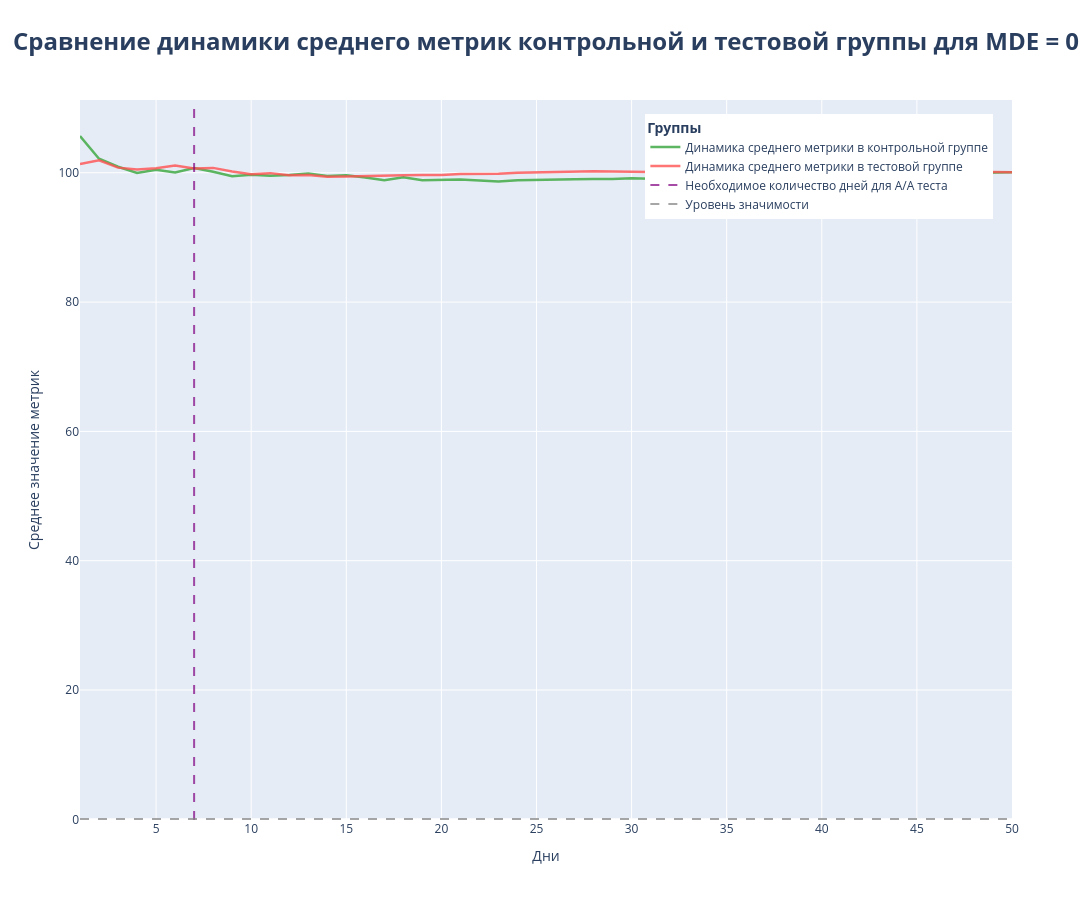

The code cell stored with this chart in its notebook:
### Code cell
fig = go.Figure()
fig.add_trace(go.Scatter(
    x=df_aa['День'], 
    y=df_aa['Среднее в группе А'],
    name='Динамика среднего метрики в контрольной группе',
    line=dict(color='#4CAF50', width=2.5),
    opacity=0.9
))

fig.add_trace(go.Scatter(
    x=df_aa['День'], 
    y=df_aa['Среднее в группе Б'],
    name='Динамика среднего метрики в тестовой группе',
    line=dict(color='#FF5252', width=2.5),
    opacity=0.8
))

fig.add_vline(
    x=7,
    line=dict(
        color='purple',
        width=2,
        dash='dash'  
    ),
    opacity=0.7,
    name='Необходимое количество дней для A/A теста',
    showlegend=True
)

fig.add_hline(
    y=0.05,
    line=dict(
        color='grey',
        width=2,
        dash='dash'  
    ),
    opacity=0.7,
    name='Уровень значимости',
    showlegend=True
)

fig.update_layout(
    title=dict(
        text='<b>Сравнение динамики среднего метрик контрольной и тестовой группы для MDE = 0</b>',
        font=dict(size=24),
        x=0.5
    ),
    xaxis=dict(title='Дни'),
    yaxis=dict(title='Среднее значение метрик'),
    legend=dict(
        title=dict(text='<b>Группы</b>'),
        x=0.98,      
        y=0.98,      
        xanchor='right',  
        yanchor='top'     
    ),
    hovermode='x unified',
    width=1600,
    height=900
)

fig.show()

### Figure 1 — Plotly figure (JSON) as saved in the notebook; plotly's stock layout.template omitted (floating-point values rounded to 4 significant figures)
{"data": [{"line": {"color": "#4CAF50", "width": 2.5}, "name": "Динамика среднего метрики в контрольной группе", "opacity": 0.9, "type": "scatter", "x": [1, 2, 3, 4, 5, 6, 7, 8, 9, 10, 11, 12, 13, 14, 15, 16, 17, 18, 19, 20, 21, 22, 23, 24, 25, 26, 27, 28, 29, 30, 31, 32, 33, 34, 35, 36, 37, 38, 39, 40, 41, 42, 43, 44, 45, 46, 47, 48, 49, 50], "y": [105.7, 102.2, 100.9, 99.96, 100.5, 100.0, 100.7, 100.2, 99.47, 99.71, 99.54, 99.65, 99.88, 99.51, 99.61, 99.28, 98.84, 99.29, 98.85, 98.9, 98.96, 98.81, 98.65, 98.84, 98.91, 99.04, 99.02, 99.03, 99.02, 99.14, 99.08, 99.22, 99.26, 99.26, 99.25, 99.51, 99.55, 99.64, 99.82, 99.89, 99.94, 99.84, 100.0, 99.99, 100.0, 100.0, 99.92, 99.99, 100.1, 100.1]}, {"line": {"color": "#FF5252", "width": 2.5}, "name": "Динамика среднего метрики в тестовой группе", "opacity": 0.8, "type": "scatter", "x": [1, 2, 3, 4, 5, 6, 7, 8, 9, 10, 11, 12, 13, 14, 15, 16, 17, 18, 19, 20, 21, 22, 23, 24, 25, 26, 27, 28, 29, 30, 31, 32, 33, 34, 35, 36, 37, 38, 39, 40, 41, 42, 43, 44, 45, 46, 47, 48, 49, 50], "y": [101.3, 101.9, 100.8, 100.5, 100.7, 101.1, 100.7, 100.8, 100.2, 99.79, 99.94, 99.62, 99.65, 99.38, 99.42, 99.5, 99.67, 99.63, 99.66, 99.65, 99.82, 99.84, 99.85, 100.0, 100.1, 100.1, 100.2, 100.2, 100.2, 100.1, 100.1, 100.1, 100.1, 100.1, 100.1, 100.2, 100.2, 100.1, 100.1, 100.2, 100.2, 100.2, 100.2, 100.2, 100.2, 100.2, 100.2, 100.2, 100.1, 100.1]}], "layout": {"height": 900, "hovermode": "x unified", "legend": {"title": {"text": "<b>Группы</b>"}, "x": 0.98, "xanchor": "right", "y": 0.98, "yanchor": "top"}, "shapes": [{"line": {"color": "purple", "dash": "dash", "width": 2}, "name": "Необходимое количество дней для A/A теста", "opacity": 0.7, "showlegend": true, "type": "line", "x0": 7, "x1": 7, "xref": "x", "y0": 0, "y1": 1, "yref": "y domain"}, {"line": {"color": "grey", "dash": "dash", "width": 2}, "name": "Уровень значимости", "opacity": 0.7, "showlegend": true, "type": "line", "x0": 0, "x1": 1, "xref": "x domain", "y0": 0.05, "y1": 0.05, "yref": "y"}], "title": {"font": {"size": 24}, "text": "<b>Сравнение динамики среднего метрик контрольной и тестовой группы для MDE = 0</b>", "x": 0.5}, "width": 1600, "xaxis": {"title": {"text": "Дни"}}, "yaxis": {"title": {"text": "Среднее значение метрик"}}}}
